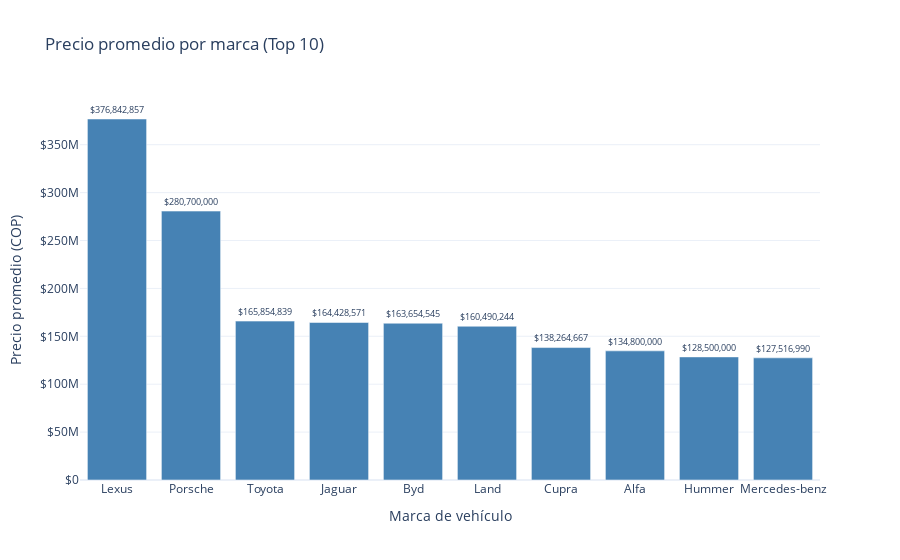

Notebook code cell kept with this figure:
### Code cell
import plotly.express as px

# Calcular el promedio del precio por marca
promedio_marca = (
    data.groupby("vehicle_brand")["price"]
    .mean()
    .sort_values(ascending=False)
)

# Seleccionar las 10 marcas con mayor precio promedio
top10 = promedio_marca[:10].reset_index()

# Crear el gráfico interactivo
fig = px.bar(
    top10,
    x="vehicle_brand",
    y="price",
    text="price",
    labels={
        "vehicle_brand": "Marca de vehículo",
        "price": "Precio promedio (COP)"
    },
    title="Precio promedio por marca (Top 10)",
)

# Formato de pesos colombianos sin notación científica
fig.update_traces(
    texttemplate="$%{y:,.0f}",
    textposition="outside",
    marker_color="steelblue"
)
fig.update_yaxes(
    tickprefix="$",
    separatethousands=True,
    showgrid=True
)

# Ajustar diseño
fig.update_layout(
    xaxis_title="Marca de vehículo",
    yaxis_title="Precio promedio (COP)",
    uniformtext_minsize=8,
    uniformtext_mode='hide',
    template="plotly_white"
)

fig.show()

### Figure 1 — Plotly figure (JSON) as saved in the notebook; plotly's stock layout.template omitted (floating-point values rounded to 4 significant figures)
{"data": [{"hovertemplate": "Marca de vehículo=%{x}<br>Precio promedio (COP)=%{text}<extra></extra>", "legendgroup": "", "marker": {"color": "steelblue", "pattern": {"shape": ""}}, "name": "", "orientation": "v", "showlegend": false, "text": [376800000.0, 280700000.0, 165900000.0, 164400000.0, 163700000.0, 160500000.0, 138300000.0, 134800000.0, 128500000.0, 127500000.0], "textposition": "outside", "texttemplate": "$%{y:,.0f}", "type": "bar", "x": ["Lexus", "Porsche", "Toyota", "Jaguar", "Byd", "Land", "Cupra", "Alfa", "Hummer", "Mercedes-benz"], "xaxis": "x", "y": [376800000.0, 280700000.0, 165900000.0, 164400000.0, 163700000.0, 160500000.0, 138300000.0, 134800000.0, 128500000.0, 127500000.0], "yaxis": "y"}], "layout": {"barmode": "relative", "legend": {"tracegroupgap": 0}, "title": {"text": "Precio promedio por marca (Top 10)"}, "uniformtext": {"minsize": 8, "mode": "hide"}, "xaxis": {"anchor": "y", "domain": [0, 1], "title": {"text": "Marca de vehículo"}}, "yaxis": {"anchor": "x", "domain": [0, 1], "separatethousands": true, "showgrid": true, "tickprefix": "$", "title": {"text": "Precio promedio (COP)"}}}}
